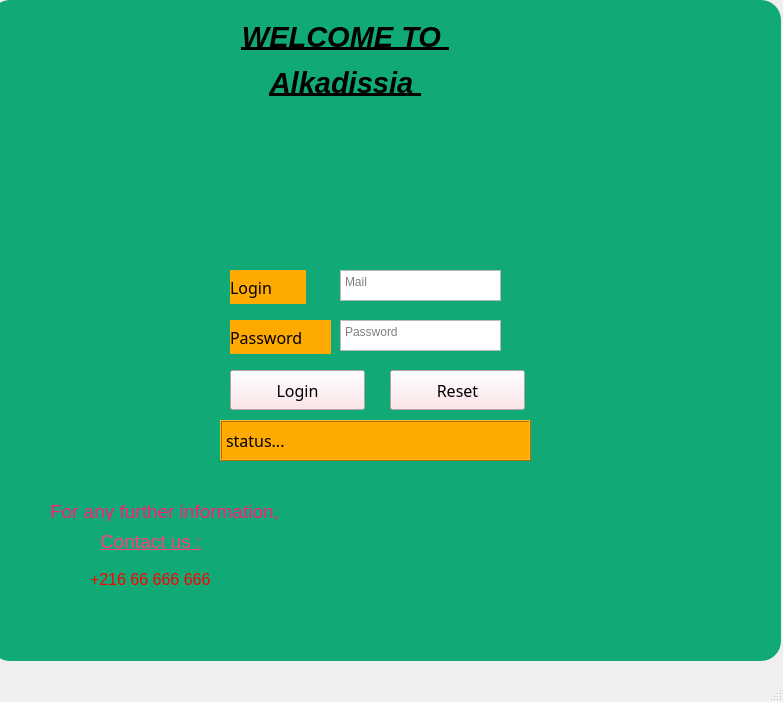
<?xml version="1.0" encoding="UTF-8"?>
<ui version="4.0">
 <class>login</class>
 <widget class="QMainWindow" name="login">
  <property name="geometry">
   <rect>
    <x>0</x>
    <y>0</y>
    <width>783</width>
    <height>702</height>
   </rect>
  </property>
  <property name="windowTitle">
   <string>MainWindow</string>
  </property>
  <widget class="QWidget" name="centralwidget">
   <widget class="QPushButton" name="pb_clear">
    <property name="geometry">
     <rect>
      <x>390</x>
      <y>370</y>
      <width>135</width>
      <height>40</height>
     </rect>
    </property>
    <property name="font">
     <font>
      <family>Berlin Sans FB</family>
      <pointsize>12</pointsize>
      <weight>50</weight>
      <italic>false</italic>
      <bold>false</bold>
     </font>
    </property>
    <property name="styleSheet">
     <string notr="true">background-color: rgb(255, 222, 227);
font: 12pt &quot;Berlin Sans FB&quot;;
</string>
    </property>
    <property name="text">
     <string>Reset</string>
    </property>
   </widget>
   <widget class="QLabel" name="label_4">
    <property name="geometry">
     <rect>
      <x>230</x>
      <y>320</y>
      <width>101</width>
      <height>34</height>
     </rect>
    </property>
    <property name="font">
     <font>
      <family>Berlin Sans FB</family>
      <pointsize>12</pointsize>
      <weight>50</weight>
      <italic>false</italic>
      <bold>false</bold>
     </font>
    </property>
    <property name="styleSheet">
     <string notr="true">background-color:rgb(255, 170, 0);
font: 12pt &quot;Berlin Sans FB&quot;;
</string>
    </property>
    <property name="text">
     <string>Password</string>
    </property>
   </widget>
   <widget class="QPushButton" name="pb_login">
    <property name="geometry">
     <rect>
      <x>230</x>
      <y>370</y>
      <width>135</width>
      <height>40</height>
     </rect>
    </property>
    <property name="font">
     <font>
      <family>Berlin Sans FB</family>
      <pointsize>12</pointsize>
      <weight>50</weight>
      <italic>false</italic>
      <bold>false</bold>
     </font>
    </property>
    <property name="styleSheet">
     <string notr="true">background-color: rgb(255, 222, 227);
font: 12pt &quot;Berlin Sans FB&quot;;
</string>
    </property>
    <property name="text">
     <string>Login</string>
    </property>
   </widget>
   <widget class="QLabel" name="label_2">
    <property name="geometry">
     <rect>
      <x>230</x>
      <y>270</y>
      <width>76</width>
      <height>34</height>
     </rect>
    </property>
    <property name="font">
     <font>
      <family>Berlin Sans FB</family>
      <pointsize>12</pointsize>
      <weight>50</weight>
      <italic>false</italic>
      <bold>false</bold>
     </font>
    </property>
    <property name="styleSheet">
     <string notr="true">background-color: rgb(255, 170, 0);
font: 12pt &quot;Berlin Sans FB&quot;;
</string>
    </property>
    <property name="text">
     <string>Login</string>
    </property>
   </widget>
   <widget class="QLabel" name="le_status">
    <property name="geometry">
     <rect>
      <x>220</x>
      <y>420</y>
      <width>311</width>
      <height>41</height>
     </rect>
    </property>
    <property name="font">
     <font>
      <family>Berlin Sans FB</family>
      <pointsize>12</pointsize>
      <weight>50</weight>
      <italic>false</italic>
      <bold>false</bold>
     </font>
    </property>
    <property name="styleSheet">
     <string notr="true">background-color: rgb(255, 170, 0);
font: 12pt &quot;Berlin Sans FB&quot;;
</string>
    </property>
    <property name="frameShape">
     <enum>QFrame::Box</enum>
    </property>
    <property name="frameShadow">
     <enum>QFrame::Raised</enum>
    </property>
    <property name="text">
     <string>status...</string>
    </property>
   </widget>
   <widget class="QGraphicsView" name="graphicsView_3">
    <property name="geometry">
     <rect>
      <x>-10</x>
      <y>0</y>
      <width>791</width>
      <height>661</height>
     </rect>
    </property>
    <property name="styleSheet">
     <string notr="true">background-color:rgb(17, 170, 119);
border-radius: 20px;
</string>
    </property>
   </widget>
   <widget class="QTextEdit" name="le_login">
    <property name="geometry">
     <rect>
      <x>340</x>
      <y>270</y>
      <width>161</width>
      <height>31</height>
     </rect>
    </property>
    <property name="tabletTracking">
     <bool>false</bool>
    </property>
    <property name="styleSheet">
     <string notr="true"/>
    </property>
    <property name="undoRedoEnabled">
     <bool>false</bool>
    </property>
    <property name="html">
     <string>&lt;!DOCTYPE HTML PUBLIC &quot;-//W3C//DTD HTML 4.0//EN&quot; &quot;http://www.w3.org/TR/REC-html40/strict.dtd&quot;&gt;
&lt;html&gt;&lt;head&gt;&lt;meta name=&quot;qrichtext&quot; content=&quot;1&quot; /&gt;&lt;style type=&quot;text/css&quot;&gt;
p, li { white-space: pre-wrap; }
&lt;/style&gt;&lt;/head&gt;&lt;body style=&quot; font-family:'MS Shell Dlg 2'; font-size:8.25pt; font-weight:400; font-style:normal;&quot;&gt;
&lt;p style=&quot;-qt-paragraph-type:empty; margin-top:0px; margin-bottom:0px; margin-left:0px; margin-right:0px; -qt-block-indent:0; text-indent:0px; font-family:'MS Shell Dlg 2';&quot;&gt;&lt;br /&gt;&lt;/p&gt;&lt;/body&gt;&lt;/html&gt;</string>
    </property>
    <property name="placeholderText">
     <string>Mail</string>
    </property>
   </widget>
   <widget class="QTextEdit" name="le_password">
    <property name="geometry">
     <rect>
      <x>340</x>
      <y>320</y>
      <width>161</width>
      <height>31</height>
     </rect>
    </property>
    <property name="styleSheet">
     <string notr="true"/>
    </property>
    <property name="tabChangesFocus">
     <bool>false</bool>
    </property>
    <property name="html">
     <string>&lt;!DOCTYPE HTML PUBLIC &quot;-//W3C//DTD HTML 4.0//EN&quot; &quot;http://www.w3.org/TR/REC-html40/strict.dtd&quot;&gt;
&lt;html&gt;&lt;head&gt;&lt;meta name=&quot;qrichtext&quot; content=&quot;1&quot; /&gt;&lt;style type=&quot;text/css&quot;&gt;
p, li { white-space: pre-wrap; }
&lt;/style&gt;&lt;/head&gt;&lt;body style=&quot; font-family:'MS Shell Dlg 2'; font-size:8.25pt; font-weight:400; font-style:normal;&quot;&gt;
&lt;p style=&quot;-qt-paragraph-type:empty; margin-top:0px; margin-bottom:0px; margin-left:0px; margin-right:0px; -qt-block-indent:0; text-indent:0px; font-family:'MS Shell Dlg 2';&quot;&gt;&lt;br /&gt;&lt;/p&gt;&lt;/body&gt;&lt;/html&gt;</string>
    </property>
    <property name="overwriteMode">
     <bool>true</bool>
    </property>
    <property name="acceptRichText">
     <bool>false</bool>
    </property>
    <property name="textInteractionFlags">
     <set>Qt::TextEditorInteraction</set>
    </property>
    <property name="placeholderText">
     <string>Password</string>
    </property>
   </widget>
   <widget class="QLabel" name="label_20">
    <property name="geometry">
     <rect>
      <x>50</x>
      <y>500</y>
      <width>241</width>
      <height>21</height>
     </rect>
    </property>
    <property name="styleSheet">
     <string notr="true">color: rgb(255, 28, 126);
font: 6pt &quot;MS Shell Dlg 2&quot;;
background-color: none;</string>
    </property>
    <property name="text">
     <string>&lt;html&gt;&lt;head/&gt;&lt;body&gt;&lt;p&gt;&lt;span style=&quot; font-size:14pt;&quot;&gt;For any further information,&lt;/span&gt;&lt;/p&gt;&lt;/body&gt;&lt;/html&gt;</string>
    </property>
   </widget>
   <widget class="QLabel" name="number_label_6">
    <property name="geometry">
     <rect>
      <x>90</x>
      <y>570</y>
      <width>131</width>
      <height>20</height>
     </rect>
    </property>
    <property name="styleSheet">
     <string notr="true">color: rgb(255, 0, 0);
font: 75 6pt &quot;MS Shell Dlg 2&quot;;
background-color: none;</string>
    </property>
    <property name="text">
     <string>&lt;html&gt;&lt;head/&gt;&lt;body&gt;&lt;p&gt;&lt;span style=&quot; font-size:12pt;&quot;&gt;+216 66 666 666&lt;/span&gt;&lt;/p&gt;&lt;/body&gt;&lt;/html&gt;</string>
    </property>
   </widget>
   <widget class="QLabel" name="contactus_label_6">
    <property name="geometry">
     <rect>
      <x>100</x>
      <y>530</y>
      <width>121</width>
      <height>20</height>
     </rect>
    </property>
    <property name="styleSheet">
     <string notr="true">color: rgb(255, 63, 126);
font: 6pt &quot;MS Shell Dlg 2&quot;;
text-decoration: underline;</string>
    </property>
    <property name="text">
     <string>&lt;html&gt;&lt;head/&gt;&lt;body&gt;&lt;p&gt;&lt;span style=&quot; font-size:14pt;&quot;&gt;Contact us :&lt;/span&gt;&lt;/p&gt;&lt;/body&gt;&lt;/html&gt;</string>
    </property>
   </widget>
   <widget class="QLabel" name="label_3">
    <property name="geometry">
     <rect>
      <x>180</x>
      <y>20</y>
      <width>331</width>
      <height>101</height>
     </rect>
    </property>
    <property name="text">
     <string>&lt;html&gt;&lt;head/&gt;&lt;body&gt;&lt;p align=&quot;center&quot;&gt;&lt;span style=&quot; font-size:22pt; font-weight:600; font-style:italic; text-decoration: underline;&quot;&gt;WELCOME TO &lt;/span&gt;&lt;/p&gt;&lt;p align=&quot;center&quot;&gt;&lt;span style=&quot; font-size:22pt; font-weight:600; font-style:italic; text-decoration: underline;&quot;&gt;Alkadissia &lt;/span&gt;&lt;/p&gt;&lt;p align=&quot;center&quot;&gt;&lt;br/&gt;&lt;/p&gt;&lt;/body&gt;&lt;/html&gt;</string>
    </property>
   </widget>
   <zorder>graphicsView_3</zorder>
   <zorder>pb_clear</zorder>
   <zorder>label_4</zorder>
   <zorder>pb_login</zorder>
   <zorder>label_2</zorder>
   <zorder>le_status</zorder>
   <zorder>le_login</zorder>
   <zorder>le_password</zorder>
   <zorder>label_20</zorder>
   <zorder>number_label_6</zorder>
   <zorder>contactus_label_6</zorder>
   <zorder>label_3</zorder>
  </widget>
  <widget class="QMenuBar" name="menubar">
   <property name="geometry">
    <rect>
     <x>0</x>
     <y>0</y>
     <width>783</width>
     <height>22</height>
    </rect>
   </property>
  </widget>
  <widget class="QStatusBar" name="statusbar"/>
 </widget>
 <resources/>
 <connections/>
</ui>
